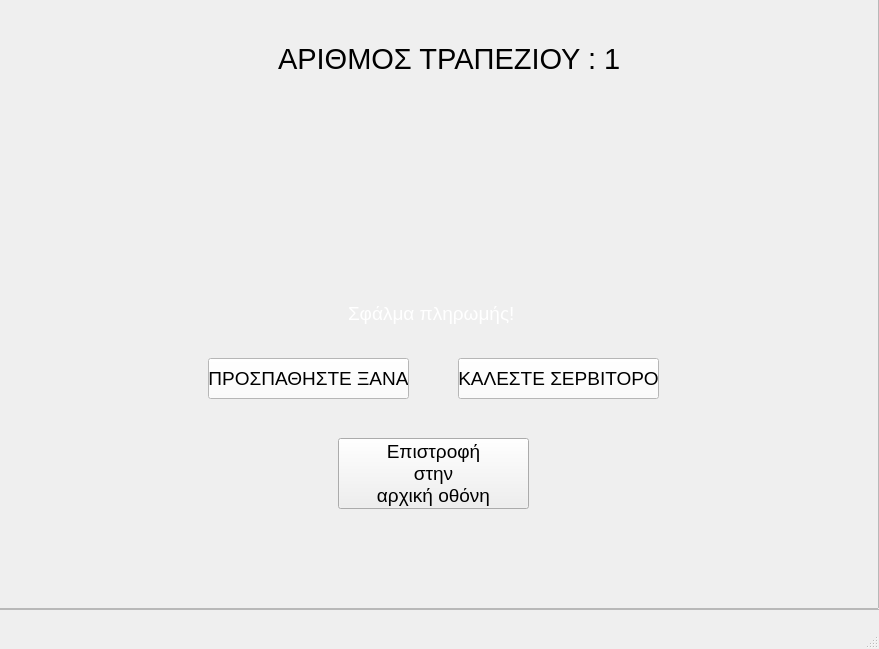
<?xml version="1.0" encoding="UTF-8"?>
<ui version="4.0">
 <class>MainWindow</class>
 <widget class="QMainWindow" name="MainWindow">
  <property name="geometry">
   <rect>
    <x>0</x>
    <y>0</y>
    <width>879</width>
    <height>649</height>
   </rect>
  </property>
  <property name="maximumSize">
   <size>
    <width>879</width>
    <height>649</height>
   </size>
  </property>
  <property name="windowTitle">
   <string>MainWindow</string>
  </property>
  <property name="styleSheet">
   <string notr="true"/>
  </property>
  <widget class="QWidget" name="centralwidget">
   <widget class="QLabel" name="label_4">
    <property name="geometry">
     <rect>
      <x>0</x>
      <y>0</y>
      <width>881</width>
      <height>631</height>
     </rect>
    </property>
    <property name="styleSheet">
     <string notr="true">background-image: url(:/newPrefix/istockphoto-874402896-612x612.jpg);</string>
    </property>
    <property name="text">
     <string/>
    </property>
    <property name="pixmap">
     <pixmap resource="../Qt designer/rr.qrc">:/newPrefix/istockphoto-874402896-612x612.jpg</pixmap>
    </property>
    <property name="scaledContents">
     <bool>true</bool>
    </property>
   </widget>
   <widget class="QFrame" name="frame">
    <property name="geometry">
     <rect>
      <x>-1</x>
      <y>-1</y>
      <width>881</width>
      <height>611</height>
     </rect>
    </property>
    <property name="frameShape">
     <enum>QFrame::StyledPanel</enum>
    </property>
    <property name="frameShadow">
     <enum>QFrame::Raised</enum>
    </property>
    <widget class="QLabel" name="label_5">
     <property name="geometry">
      <rect>
       <x>710</x>
       <y>460</y>
       <width>171</width>
       <height>151</height>
      </rect>
     </property>
     <property name="styleSheet">
      <string notr="true">background-image: url(:/newPrefix/Εικόνα1.gif);</string>
     </property>
     <property name="text">
      <string/>
     </property>
     <property name="pixmap">
      <pixmap resource="../Qt designer/rr.qrc">:/newPrefix/Εικόνα1.gif</pixmap>
     </property>
     <property name="scaledContents">
      <bool>true</bool>
     </property>
    </widget>
    <widget class="QFrame" name="frame_2">
     <property name="geometry">
      <rect>
       <x>-1</x>
       <y>-1</y>
       <width>881</width>
       <height>611</height>
      </rect>
     </property>
     <property name="frameShape">
      <enum>QFrame::StyledPanel</enum>
     </property>
     <property name="frameShadow">
      <enum>QFrame::Raised</enum>
     </property>
     <widget class="QLabel" name="label">
      <property name="geometry">
       <rect>
        <x>280</x>
        <y>40</y>
        <width>341</width>
        <height>41</height>
       </rect>
      </property>
      <property name="font">
       <font>
        <pointsize>22</pointsize>
       </font>
      </property>
      <property name="styleSheet">
       <string notr="true">color: rgb(0, 0, 0);</string>
      </property>
      <property name="text">
       <string>ΑΡΙΘΜΟΣ ΤΡΑΠΕΖΙΟΥ : 1</string>
      </property>
     </widget>
     <widget class="QLabel" name="label_2">
      <property name="geometry">
       <rect>
        <x>370</x>
        <y>150</y>
        <width>141</width>
        <height>131</height>
       </rect>
      </property>
      <property name="text">
       <string/>
      </property>
      <property name="pixmap">
       <pixmap resource="../Qt designer/rr.qrc">:/newPrefix/kisspng-logo-clip-art-portable-network-graphics-image-hoge-snippets-go-packages-errors-gitlab-5d27af2dda1495.0830589515628818378933.png</pixmap>
      </property>
      <property name="scaledContents">
       <bool>true</bool>
      </property>
     </widget>
     <widget class="QLabel" name="label_3">
      <property name="geometry">
       <rect>
        <x>350</x>
        <y>300</y>
        <width>171</width>
        <height>31</height>
       </rect>
      </property>
      <property name="font">
       <font>
        <pointsize>14</pointsize>
       </font>
      </property>
      <property name="styleSheet">
       <string notr="true">color: rgb(255, 255, 255);</string>
      </property>
      <property name="text">
       <string>&lt;html&gt;&lt;head/&gt;&lt;body&gt;&lt;p&gt;Σφάλμα πληρωμής!&lt;/p&gt;&lt;/body&gt;&lt;/html&gt;</string>
      </property>
     </widget>
     <widget class="QPushButton" name="pushButton">
      <property name="geometry">
       <rect>
        <x>210</x>
        <y>360</y>
        <width>201</width>
        <height>41</height>
       </rect>
      </property>
      <property name="font">
       <font>
        <pointsize>14</pointsize>
       </font>
      </property>
      <property name="styleSheet">
       <string notr="true">color: rgb(0, 0, 0);
background-color: rgb(255, 255, 255);</string>
      </property>
      <property name="text">
       <string>ΠΡΟΣΠΑΘΗΣΤΕ ΞΑΝΑ</string>
      </property>
     </widget>
     <widget class="QPushButton" name="pushButton_2">
      <property name="geometry">
       <rect>
        <x>460</x>
        <y>360</y>
        <width>201</width>
        <height>41</height>
       </rect>
      </property>
      <property name="font">
       <font>
        <pointsize>14</pointsize>
       </font>
      </property>
      <property name="styleSheet">
       <string notr="true">color: rgb(0, 0, 0);
background-color: rgb(255, 255, 255);</string>
      </property>
      <property name="text">
       <string>ΚΑΛΕΣΤΕ ΣΕΡΒΙΤΟΡΟ</string>
      </property>
     </widget>
     <widget class="QPushButton" name="pushButton_3">
      <property name="geometry">
       <rect>
        <x>340</x>
        <y>440</y>
        <width>191</width>
        <height>71</height>
       </rect>
      </property>
      <property name="font">
       <font>
        <pointsize>14</pointsize>
       </font>
      </property>
      <property name="styleSheet">
       <string notr="true"/>
      </property>
      <property name="text">
       <string>Επιστροφή 
στην 
αρχική οθόνη</string>
      </property>
     </widget>
    </widget>
   </widget>
  </widget>
  <widget class="QMenuBar" name="menubar">
   <property name="geometry">
    <rect>
     <x>0</x>
     <y>0</y>
     <width>879</width>
     <height>21</height>
    </rect>
   </property>
  </widget>
  <widget class="QStatusBar" name="statusbar"/>
 </widget>
 <resources>
  <include location="../Qt designer/rr.qrc"/>
  <include location="../Qt designer/rr.qrc"/>
  <include location="../Qt designer/rr.qrc"/>
  <include location="../Qt designer/rr.qrc"/>
  <include location="../Qt designer/rr.qrc"/>
  <include location="../../Qt designer/rr.qrc"/>
 </resources>
 <connections/>
</ui>
